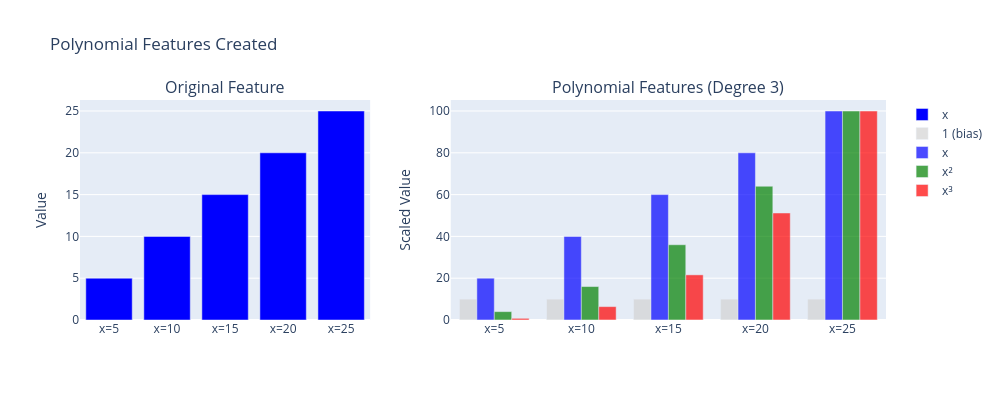

Notebook cell for this chart:
### Markdown cell above
---
## 2. Polynomial Feature Transformation

The key insight: **polynomial regression is still linear regression**, just with transformed features!

For a single feature `x`, we create:
- Degree 1: `[1, x]`
- Degree 2: `[1, x, x²]`
- Degree 3: `[1, x, x², x³]`

Then we fit: `y = θ₀ + θ₁x + θ₂x² + θ₃x³ + ...`

**Run the cell twice** to toggle between showing the transformation.

### Code cell
# Polynomial Feature Transformation Visualization
import numpy as np
import plotly.graph_objects as go
from plotly.subplots import make_subplots

# --- TOGGLE LOGIC ---
try:
    show_poly_transform
except NameError:
    show_poly_transform = False

show_poly_transform = not show_poly_transform

# --- EXAMPLE DATA ---
x_example = np.array([5, 10, 15, 20, 25])

# --- CREATE POLYNOMIAL FEATURES ---
degree = 3
X_poly = np.column_stack([x_example**i for i in range(degree + 1)])

# --- VISUALIZE ---
fig = make_subplots(
    rows=1, cols=2,
    column_widths=[0.4, 0.6],
    subplot_titles=('Original Feature', 'Polynomial Features (Degree 3)')
)

# Original feature
fig.add_trace(go.Bar(
    x=[f'x={v}' for v in x_example],
    y=x_example,
    marker_color='blue',
    name='x'
), row=1, col=1)

if show_poly_transform:
    # Polynomial features (normalized for visualization)
    colors = ['lightgray', 'blue', 'green', 'red']
    labels = ['1 (bias)', 'x', 'x²', 'x³']
    
    # Show each polynomial term
    for i, (label, color) in enumerate(zip(labels, colors)):
        # Normalize for visualization
        values = X_poly[:, i]
        if i > 0:
            values = values / values.max() * 100  # Scale to 0-100
        else:
            values = np.ones(len(x_example)) * 10  # Bias term
        
        fig.add_trace(go.Bar(
            x=[f'x={v}' for v in x_example],
            y=values,
            name=label,
            marker_color=color,
            opacity=0.7
        ), row=1, col=2)
    
    status = "Polynomial Features Created"
    
    # Print actual values
    print("Polynomial Feature Matrix (degree=3):")
    print(f"{'x':>6} | {'1':>6} | {'x':>8} | {'x²':>10} | {'x³':>12}")
    print("-" * 50)
    for i, x in enumerate(x_example):
        print(f"{x:>6} | {1:>6} | {x:>8} | {x**2:>10} | {x**3:>12}")
else:
    status = "Initial - Run again to see transformation"

fig.update_layout(
    title=status,
    width=1000, height=400,
    barmode='group',
    showlegend=True
)

fig.update_yaxes(title_text="Value", row=1, col=1)
fig.update_yaxes(title_text="Scaled Value", row=1, col=2)

fig.show()

### Figure 1 — Plotly figure (JSON) as saved in the notebook; plotly's stock layout.template omitted (floating-point values rounded to 4 significant figures)
{"data": [{"marker": {"color": "blue"}, "name": "x", "type": "bar", "x": ["x=5", "x=10", "x=15", "x=20", "x=25"], "xaxis": "x", "y": [5, 10, 15, 20, 25], "yaxis": "y"}, {"marker": {"color": "lightgray"}, "name": "1 (bias)", "opacity": 0.7, "type": "bar", "x": ["x=5", "x=10", "x=15", "x=20", "x=25"], "xaxis": "x2", "y": [10.0, 10.0, 10.0, 10.0, 10.0], "yaxis": "y2"}, {"marker": {"color": "blue"}, "name": "x", "opacity": 0.7, "type": "bar", "x": ["x=5", "x=10", "x=15", "x=20", "x=25"], "xaxis": "x2", "y": [20.0, 40.0, 60.0, 80.0, 100.0], "yaxis": "y2"}, {"marker": {"color": "green"}, "name": "x²", "opacity": 0.7, "type": "bar", "x": ["x=5", "x=10", "x=15", "x=20", "x=25"], "xaxis": "x2", "y": [4.0, 16.0, 36.0, 64.0, 100.0], "yaxis": "y2"}, {"marker": {"color": "red"}, "name": "x³", "opacity": 0.7, "type": "bar", "x": ["x=5", "x=10", "x=15", "x=20", "x=25"], "xaxis": "x2", "y": [0.8, 6.4, 21.6, 51.2, 100.0], "yaxis": "y2"}], "layout": {"annotations": [{"font": {"size": 16}, "showarrow": false, "text": "Original Feature", "x": 0.18, "xanchor": "center", "xref": "paper", "y": 1.0, "yanchor": "bottom", "yref": "paper"}, {"font": {"size": 16}, "showarrow": false, "text": "Polynomial Features (Degree 3)", "x": 0.73, "xanchor": "center", "xref": "paper", "y": 1.0, "yanchor": "bottom", "yref": "paper"}], "barmode": "group", "height": 400, "showlegend": true, "title": {"text": "Polynomial Features Created"}, "width": 1000, "xaxis": {"anchor": "y", "domain": [0.0, 0.36]}, "xaxis2": {"anchor": "y2", "domain": [0.46, 1.0]}, "yaxis": {"anchor": "x", "domain": [0.0, 1.0], "title": {"text": "Value"}}, "yaxis2": {"anchor": "x2", "domain": [0.0, 1.0], "title": {"text": "Scaled Value"}}}}
